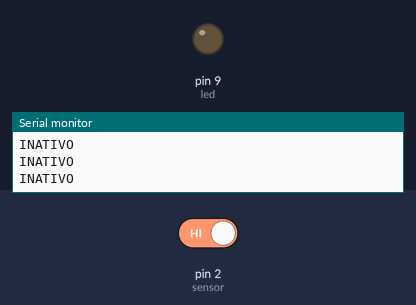
A sketch run on a simulated Arduino Uno, built with avr-gcc and run on an emulated ATmega328P. Parts: output pins drawn as LEDs (lit = HIGH), the last lines printed to the serial monitor. The inputs (shaded band) are chosen by the test bench; at power-on: pin 2 (sensor) HIGH.

Above: at 1.2 s.
1.3 s: pin 2 (sensor) driven LOW
At 2.5 s:
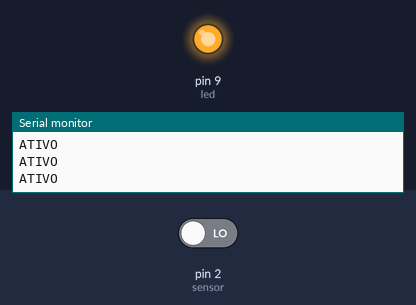
2.8 s: pin 2 (sensor) driven HIGH
At 3.7 s:
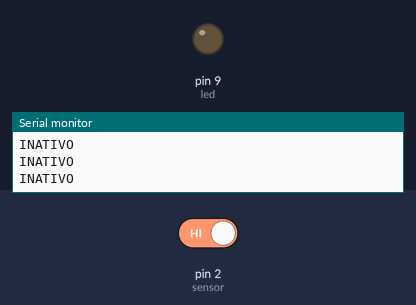
Timing chart, 0 to 5.8 s (numbered marks = the images above; inputs shaded):
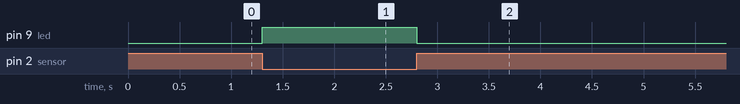

Measured:
- after the input at 1.3 s, pin 9 (led): LOW → HIGH at once
- after the input at 2.8 s, pin 9 (led): HIGH → LOW at once

The sketch:

Projeto_018_Sensor_Reed_Switch.ino
```cpp
// Projeto 018 - Sensor Reed Switch
// Arduino Uno | Arduino Neon Lab

int sensor=2, led=9;
 void setup(){ pinMode(sensor,INPUT_PULLUP); pinMode(led,OUTPUT); Serial.begin(9600); }
 void loop(){
   bool ativo = digitalRead(sensor)==LOW;
   digitalWrite(led, ativo);
   Serial.println(ativo ? "ATIVO" : "INATIVO");
   delay(100);
 }
```
